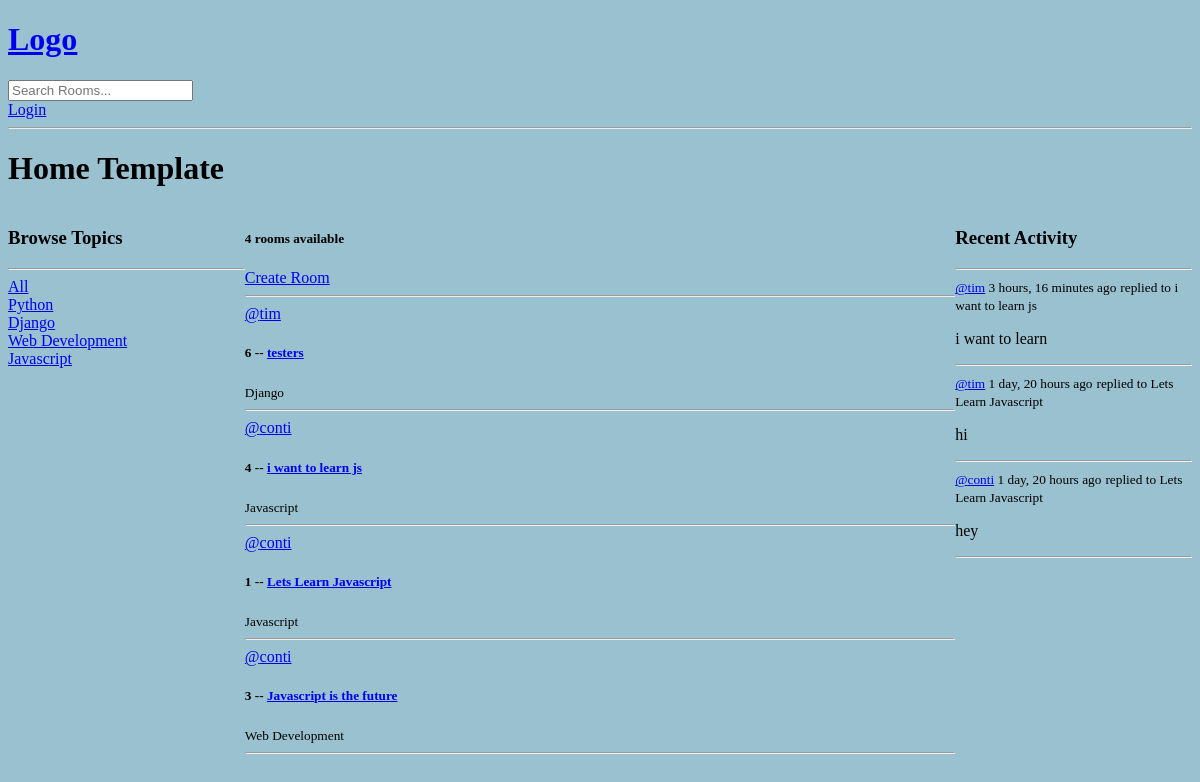
/, run on an earlier commit of the app's database.
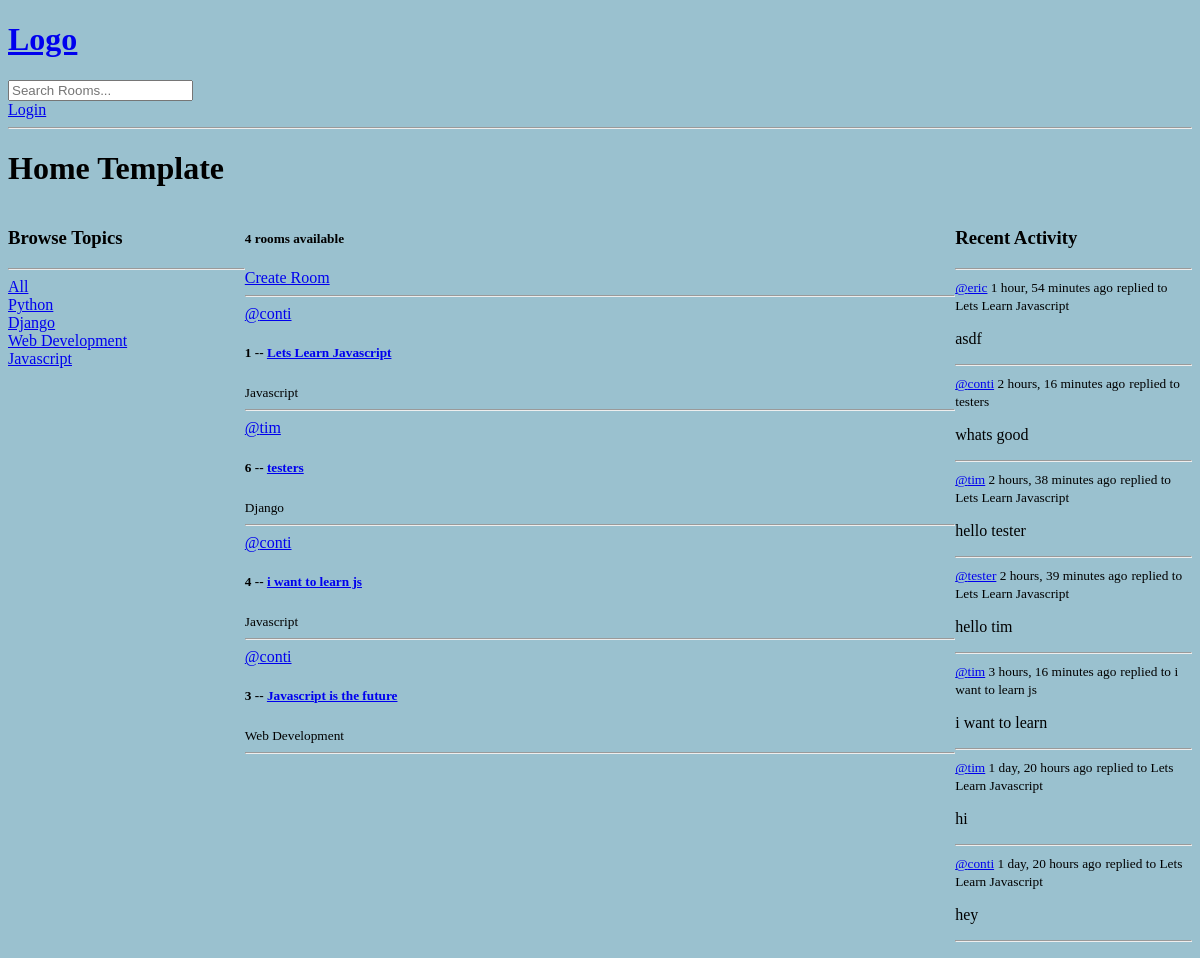
And on a later commit of the database.
### base/models.py (models this page shows, shortened)
class Topic(models.Model):
    name = models.CharField(max_length=200)

class Room(models.Model):
    host = models.ForeignKey(User,  on_delete=models.SET_NULL, null=True)
    topic = models.ForeignKey(Topic,  on_delete=models.SET_NULL, null=True)
    name = models.CharField(max_length=200)
    description = models.TextField(null=True, blank=True)
    participants = models.ManyToManyField(User, related_name='participants', blank=True)
    updated = models.DateTimeField(auto_now=True)
    created = models.DateTimeField(auto_now_add=True)
    class Meta:
        ordering = ['-updated','-created']
    def __str__(self):
        return self.name

class Message(models.Model):
    user = models.ForeignKey(User, on_delete=models.CASCADE)
    room = models.ForeignKey(Room,  on_delete=models.CASCADE)
    body = models.TextField()
    updated = models.DateTimeField(auto_now=True)
    created = models.DateTimeField(auto_now_add=True)
    class Meta:
        ordering = ['-updated','-created']
    def __str__(self):
            return self.body[0:50]

### base/views.py (the view)
# urls.py: path('', views.home, name='home'),
def home(request):
    q = request.GET.get('q') if request.GET.get('q') != None else ''
    rooms = Room.objects.filter(
        Q(topic__name__icontains=q) |
        Q(name__icontains=q) |
        Q(description__icontains=q))
    topics = Topic.objects.all()
    room_count = rooms.count()
    room_messages = Message.objects.all().filter(Q(room__topic__name__icontains=q))
    context = {'rooms':rooms, 'topics':topics,
               'room_count':room_count, 'room_messages':room_messages}
    return render(request, 'base/home.html', context)

### base/templates/base/home.html (shortened to what this page needs)
{% extends 'main.html' %} {% block content %}
<h1>Home Template</h1>
<div class="home-container">
  <div>
    {% include 'base/topics_component.html' %}
  </div>
  <div>
    <h5>{{room_count}} rooms available</h5>
    <a href="{% url 'create-room' %}">Create Room</a>
    <hr />
    {% include 'base/feed_component.html'%}
  </div>
  <div>
    {% include 'base/activity_component.html' %}
  </div>
</div>
{% endblock content%}

### base/templates/base/topics_component.html
<h3>Browse Topics</h3>
<hr />
<div>
  <a href="{% url 'home' %}">All</a>
</div>
{% for topic in topics %}
<div>
  <a href="{% url 'home' %}?q={{topic.name}}">{{topic.name}}</a>
</div>
{% endfor %}

### base/templates/base/feed_component.html (shortened to what this page needs)
<div>
    {% for room in rooms %}
    <div>
      <a href="{% url 'user-profile' room.host.id %}">@{{room.host.username}}</a>
      <h5>
        {{room.id}} -- <a href="{% url 'room' room.id %}"> {{room.name}}</a>
      </h5>
      <small>{{room.topic.name}}</small>
      <hr />
    </div>
    {% endfor %}
  </div>

### base/templates/base/activity_component.html (shortened to what this page needs)
<h3>Recent Activity</h3>
<hr />
{% for message in room_messages %}
<div>
  <small><a href="{% url 'user-profile' message.user.id %}">@{{message.user.username}}</a> {{message.created|timesince}} ago</small>
  <small>replied to {{message.room}}</small>
  <p>{{message}}</p>
  <hr />
  {% endfor %}
</div>

What changed in the data, as far as the page shows it:
changed Room "Lets Learn Javascript": moves up the list
added Message: user.username "eric", created "1 hour, 54 minutes", room "Lets Learn Javascript", body "asdf"
added Message: user.username "conti", created "2 hours, 16 minutes", room "testers", body "whats good"
added Message: user.username "tim", created "2 hours, 38 minutes", room "Lets Learn Javascript", body "hello tester"
added Message: user.username "tester", created "2 hours, 39 minutes", room "Lets Learn Javascript", body "hello tim"
